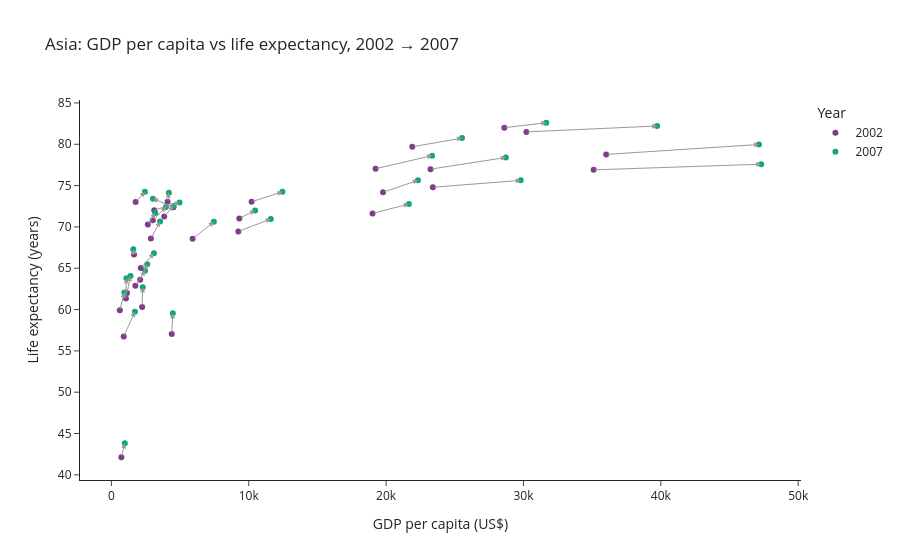

Notebook code for this chart:
### Markdown cell above
## Task 1 — Scatter: life expectancy change over time

**What to build:** A scatter showing **GDP per capita vs life expectancy** for **two years** (2002 and 2007) to show how both moved — use **colour for year** (just 2 colours), **one continent only**.

Choose any continent except Africa (that was the example). Highlight the change direction.

> 💡 Filter: `df.loc[df['continent'] == 'YOUR_CHOICE']` then filter years

### Code cell
# Task 1
import plotly.express as px          

# STEP 1: keep only Asian countries and only the two years we compare.
asia = df.loc[(df['continent'] == 'Asia') & (df['year'].isin([2002, 2007]))].copy()

# STEP 2: turn year into text so Plotly gives exactly 2 colours.
asia['year_label'] = asia['year'].astype(str)

# STEP 3: the basic scatter. x = money, y = life expectancy.
fig = px.scatter(
    asia,
    x='gdpPercap',                   
    y='lifeExp',                     
    color='year_label',              
    #color_discrete_map={'2002': '#B0B0B0',   
     #                   '2007': '#1f77b4'}, 
    color_discrete_sequence=px.colors.qualitative.Bold ,
    hover_name='country',            
    title='Asia: GDP per capita vs life expectancy, 2002 → 2007',
    labels={'gdpPercap': 'GDP per capita (US$)',
            'lifeExp': 'Life expectancy (years)',
            'year_label': 'Year'},
)

# STEP 4: draw an arrow from each country's 2002 dot to its 2007 dot.
old = asia[asia['year'] == 2002].set_index('country')   
new = asia[asia['year'] == 2007].set_index('country')   

for country in old.index:                               
    fig.add_annotation(
        x=new.loc[country, 'gdpPercap'],   
        y=new.loc[country, 'lifeExp'],     
        ax=old.loc[country, 'gdpPercap'],  
        ay=old.loc[country, 'lifeExp'],    
        xref='x', yref='y',                
        axref='x', ayref='y',              
        showarrow=True,                 
        arrowhead=2,                      
        arrowwidth=1,                   
        arrowcolor='#999999',              
        text='',                          
    )

fig.update_layout(template='simple_white')   
fig.show()

### Figure 1 — Plotly figure (JSON) as saved in the notebook; plotly's stock layout.template omitted (floating-point values rounded to 4 significant figures)
{"data": [{"hovertemplate": "<b>%{hovertext}</b><br><br>Year=2002<br>GDP per capita (US$)=%{x}<br>Life expectancy (years)=%{y}<extra></extra>", "hovertext": ["Afghanistan", "Bahrain", "Bangladesh", "Cambodia", "China", "Hong Kong, China", "India", "Indonesia", "Iran", "Iraq", "Israel", "Japan", "Jordan", "Korea, Dem. Rep.", "Korea, Rep.", "Kuwait", "Lebanon", "Malaysia", "Mongolia", "Myanmar", "Nepal", "Oman", "Pakistan", "Philippines", "Saudi Arabia", "Singapore", "Sri Lanka", "Syria", "Taiwan", "Thailand", "Vietnam", "West Bank and Gaza", "Yemen, Rep."], "legendgroup": "2002", "marker": {"color": "rgb(127, 60, 141)", "symbol": "circle"}, "mode": "markers", "name": "2002", "orientation": "v", "showlegend": true, "type": "scatter", "x": [726.7, 23400.0, 1136.0, 896.2, 3119.0, 30210.0, 1747.0, 2874.0, 9241.0, 4391.0, 21910.0, 28600.0, 3845.0, 1647.0, 19230.0, 35110.0, 9314.0, 10210.0, 2141.0, 611.0, 1057.0, 19770.0, 2093.0, 2651.0, 19010.0, 36020.0, 3015.0, 4091.0, 23240.0, 5913.0, 1764.0, 4515.0, 2235.0], "xaxis": "x", "y": [42.13, 74.8, 62.01, 56.75, 72.03, 81.5, 62.88, 68.59, 69.45, 57.05, 79.7, 82.0, 71.26, 66.66, 77.05, 76.9, 71.03, 73.04, 65.03, 59.91, 61.34, 74.19, 63.61, 70.3, 71.63, 78.77, 70.81, 73.05, 76.99, 68.56, 73.02, 72.37, 60.31], "yaxis": "y"}, {"hovertemplate": "<b>%{hovertext}</b><br><br>Year=2007<br>GDP per capita (US$)=%{x}<br>Life expectancy (years)=%{y}<extra></extra>", "hovertext": ["Afghanistan", "Bahrain", "Bangladesh", "Cambodia", "China", "Hong Kong, China", "India", "Indonesia", "Iran", "Iraq", "Israel", "Japan", "Jordan", "Korea, Dem. Rep.", "Korea, Rep.", "Kuwait", "Lebanon", "Malaysia", "Mongolia", "Myanmar", "Nepal", "Oman", "Pakistan", "Philippines", "Saudi Arabia", "Singapore", "Sri Lanka", "Syria", "Taiwan", "Thailand", "Vietnam", "West Bank and Gaza", "Yemen, Rep."], "legendgroup": "2007", "marker": {"color": "rgb(17, 165, 121)", "symbol": "circle"}, "mode": "markers", "name": "2007", "orientation": "v", "showlegend": true, "type": "scatter", "x": [974.6, 29800.0, 1391.0, 1714.0, 4959.0, 39720.0, 2452.0, 3541.0, 11610.0, 4471.0, 25520.0, 31660.0, 4519.0, 1593.0, 23350.0, 47310.0, 10460.0, 12450.0, 3096.0, 944.0, 1091.0, 22320.0, 2606.0, 3190.0, 21650.0, 47140.0, 3970.0, 4185.0, 28720.0, 7458.0, 2442.0, 3025.0, 2281.0], "xaxis": "x", "y": [43.83, 75.64, 64.06, 59.72, 72.96, 82.21, 64.7, 70.65, 70.96, 59.55, 80.75, 82.6, 72.53, 67.3, 78.62, 77.59, 71.99, 74.24, 66.8, 62.07, 63.78, 75.64, 65.48, 71.69, 72.78, 79.97, 72.4, 74.14, 78.4, 70.62, 74.25, 73.42, 62.7], "yaxis": "y"}], "layout": {"annotations": [{"arrowcolor": "#999999", "arrowhead": 2, "arrowwidth": 1, "ax": 726.7, "axref": "x", "ay": 42.13, "ayref": "y", "showarrow": true, "text": "", "x": 974.6, "xref": "x", "y": 43.83, "yref": "y"}, {"arrowcolor": "#999999", "arrowhead": 2, "arrowwidth": 1, "ax": 23400.0, "axref": "x", "ay": 74.8, "ayref": "y", "showarrow": true, "text": "", "x": 29800.0, "xref": "x", "y": 75.64, "yref": "y"}, {"arrowcolor": "#999999", "arrowhead": 2, "arrowwidth": 1, "ax": 1136.0, "axref": "x", "ay": 62.01, "ayref": "y", "showarrow": true, "text": "", "x": 1391.0, "xref": "x", "y": 64.06, "yref": "y"}, {"arrowcolor": "#999999", "arrowhead": 2, "arrowwidth": 1, "ax": 896.2, "axref": "x", "ay": 56.75, "ayref": "y", "showarrow": true, "text": "", "x": 1714.0, "xref": "x", "y": 59.72, "yref": "y"}, {"arrowcolor": "#999999", "arrowhead": 2, "arrowwidth": 1, "ax": 3119.0, "axref": "x", "ay": 72.03, "ayref": "y", "showarrow": true, "text": "", "x": 4959.0, "xref": "x", "y": 72.96, "yref": "y"}, {"arrowcolor": "#999999", "arrowhead": 2, "arrowwidth": 1, "ax": 30210.0, "axref": "x", "ay": 81.5, "ayref": "y", "showarrow": true, "text": "", "x": 39720.0, "xref": "x", "y": 82.21, "yref": "y"}, {"arrowcolor": "#999999", "arrowhead": 2, "arrowwidth": 1, "ax": 1747.0, "axref": "x", "ay": 62.88, "ayref": "y", "showarrow": true, "text": "", "x": 2452.0, "xref": "x", "y": 64.7, "yref": "y"}, {"arrowcolor": "#999999", "arrowhead": 2, "arrowwidth": 1, "ax": 2874.0, "axref": "x", "ay": 68.59, "ayref": "y", "showarrow": true, "text": "", "x": 3541.0, "xref": "x", "y": 70.65, "yref": "y"}, {"arrowcolor": "#999999", "arrowhead": 2, "arrowwidth": 1, "ax": 9241.0, "axref": "x", "ay": 69.45, "ayref": "y", "showarrow": true, "text": "", "x": 11610.0, "xref": "x", "y": 70.96, "yref": "y"}, {"arrowcolor": "#999999", "arrowhead": 2, "arrowwidth": 1, "ax": 4391.0, "axref": "x", "ay": 57.05, "ayref": "y", "showarrow": true, "text": "", "x": 4471.0, "xref": "x", "y": 59.55, "yref": "y"}, {"arrowcolor": "#999999", "arrowhead": 2, "arrowwidth": 1, "ax": 21910.0, "axref": "x", "ay": 79.7, "ayref": "y", "showarrow": true, "text": "", "x": 25520.0, "xref": "x", "y": 80.75, "yref": "y"}, {"arrowcolor": "#999999", "arrowhead": 2, "arrowwidth": 1, "ax": 28600.0, "axref": "x", "ay": 82, "ayref": "y", "showarrow": true, "text": "", "x": 31660.0, "xref": "x", "y": 82.6, "yref": "y"}, {"arrowcolor": "#999999", "arrowhead": 2, "arrowwidth": 1, "ax": 3845.0, "axref": "x", "ay": 71.26, "ayref": "y", "showarrow": true, "text": "", "x": 4519.0, "xref": "x", "y": 72.53, "yref": "y"}, {"arrowcolor": "#999999", "arrowhead": 2, "arrowwidth": 1, "ax": 1647.0, "axref": "x", "ay": 66.66, "ayref": "y", "showarrow": true, "text": "", "x": 1593.0, "xref": "x", "y": 67.3, "yref": "y"}, {"arrowcolor": "#999999", "arrowhead": 2, "arrowwidth": 1, "ax": 19230.0, "axref": "x", "ay": 77.05, "ayref": "y", "showarrow": true, "text": "", "x": 23350.0, "xref": "x", "y": 78.62, "yref": "y"}, {"arrowcolor": "#999999", "arrowhead": 2, "arrowwidth": 1, "ax": 35110.0, "axref": "x", "ay": 76.9, "ayref": "y", "showarrow": true, "text": "", "x": 47310.0, "xref": "x", "y": 77.59, "yref": "y"}, {"arrowcolor": "#999999", "arrowhead": 2, "arrowwidth": 1, "ax": 9314.0, "axref": "x", "ay": 71.03, "ayref": "y", "showarrow": true, "text": "", "x": 10460.0, "xref": "x", "y": 71.99, "yref": "y"}, {"arrowcolor": "#999999", "arrowhead": 2, "arrowwidth": 1, "ax": 10210.0, "axref": "x", "ay": 73.04, "ayref": "y", "showarrow": true, "text": "", "x": 12450.0, "xref": "x", "y": 74.24, "yref": "y"}, {"arrowcolor": "#999999", "arrowhead": 2, "arrowwidth": 1, "ax": 2141.0, "axref": "x", "ay": 65.03, "ayref": "y", "showarrow": true, "text": "", "x": 3096.0, "xref": "x", "y": 66.8, "yref": "y"}, {"arrowcolor": "#999999", "arrowhead": 2, "arrowwidth": 1, "ax": 611, "axref": "x", "ay": 59.91, "ayref": "y", "showarrow": true, "text": "", "x": 944, "xref": "x", "y": 62.07, "yref": "y"}, {"arrowcolor": "#999999", "arrowhead": 2, "arrowwidth": 1, "ax": 1057.0, "axref": "x", "ay": 61.34, "ayref": "y", "showarrow": true, "text": "", "x": 1091.0, "xref": "x", "y": 63.78, "yref": "y"}, {"arrowcolor": "#999999", "arrowhead": 2, "arrowwidth": 1, "ax": 19770.0, "axref": "x", "ay": 74.19, "ayref": "y", "showarrow": true, "text": "", "x": 22320.0, "xref": "x", "y": 75.64, "yref": "y"}, {"arrowcolor": "#999999", "arrowhead": 2, "arrowwidth": 1, "ax": 2093.0, "axref": "x", "ay": 63.61, "ayref": "y", "showarrow": true, "text": "", "x": 2606.0, "xref": "x", "y": 65.48, "yref": "y"}, {"arrowcolor": "#999999", "arrowhead": 2, "arrowwidth": 1, "ax": 2651.0, "axref": "x", "ay": 70.3, "ayref": "y", "showarrow": true, "text": "", "x": 3190.0, "xref": "x", "y": 71.69, "yref": "y"}, {"arrowcolor": "#999999", "arrowhead": 2, "arrowwidth": 1, "ax": 19010.0, "axref": "x", "ay": 71.63, "ayref": "y", "showarrow": true, "text": "", "x": 21650.0, "xref": "x", "y": 72.78, "yref": "y"}, {"arrowcolor": "#999999", "arrowhead": 2, "arrowwidth": 1, "ax": 36020.0, "axref": "x", "ay": 78.77, "ayref": "y", "showarrow": true, "text": "", "x": 47140.0, "xref": "x", "y": 79.97, "yref": "y"}, {"arrowcolor": "#999999", "arrowhead": 2, "arrowwidth": 1, "ax": 3015.0, "axref": "x", "ay": 70.81, "ayref": "y", "showarrow": true, "text": "", "x": 3970.0, "xref": "x", "y": 72.4, "yref": "y"}, {"arrowcolor": "#999999", "arrowhead": 2, "arrowwidth": 1, "ax": 4091.0, "axref": "x", "ay": 73.05, "ayref": "y", "showarrow": true, "text": "", "x": 4185.0, "xref": "x", "y": 74.14, "yref": "y"}, {"arrowcolor": "#999999", "arrowhead": 2, "arrowwidth": 1, "ax": 23240.0, "axref": "x", "ay": 76.99, "ayref": "y", "showarrow": true, "text": "", "x": 28720.0, "xref": "x", "y": 78.4, "yref": "y"}, {"arrowcolor": "#999999", "arrowhead": 2, "arrowwidth": 1, "ax": 5913.0, "axref": "x", "ay": 68.56, "ayref": "y", "showarrow": true, "text": "", "x": 7458.0, "xref": "x", "y": 70.62, "yref": "y"}, {"arrowcolor": "#999999", "arrowhead": 2, "arrowwidth": 1, "ax": 1764.0, "axref": "x", "ay": 73.02, "ayref": "y", "showarrow": true, "text": "", "x": 2442.0, "xref": "x", "y": 74.25, "yref": "y"}, {"arrowcolor": "#999999", "arrowhead": 2, "arrowwidth": 1, "ax": 4515.0, "axref": "x", "ay": 72.37, "ayref": "y", "showarrow": true, "text": "", "x": 3025.0, "xref": "x", "y": 73.42, "yref": "y"}, {"arrowcolor": "#999999", "arrowhead": 2, "arrowwidth": 1, "ax": 2235.0, "axref": "x", "ay": 60.31, "ayref": "y", "showarrow": true, "text": "", "x": 2281.0, "xref": "x", "y": 62.7, "yref": "y"}], "legend": {"title": {"text": "Year"}, "tracegroupgap": 0}, "title": {"text": "Asia: GDP per capita vs life expectancy, 2002 → 2007"}, "xaxis": {"anchor": "y", "domain": [0, 1], "title": {"text": "GDP per capita (US$)"}}, "yaxis": {"anchor": "x", "domain": [0, 1], "title": {"text": "Life expectancy (years)"}}}}
